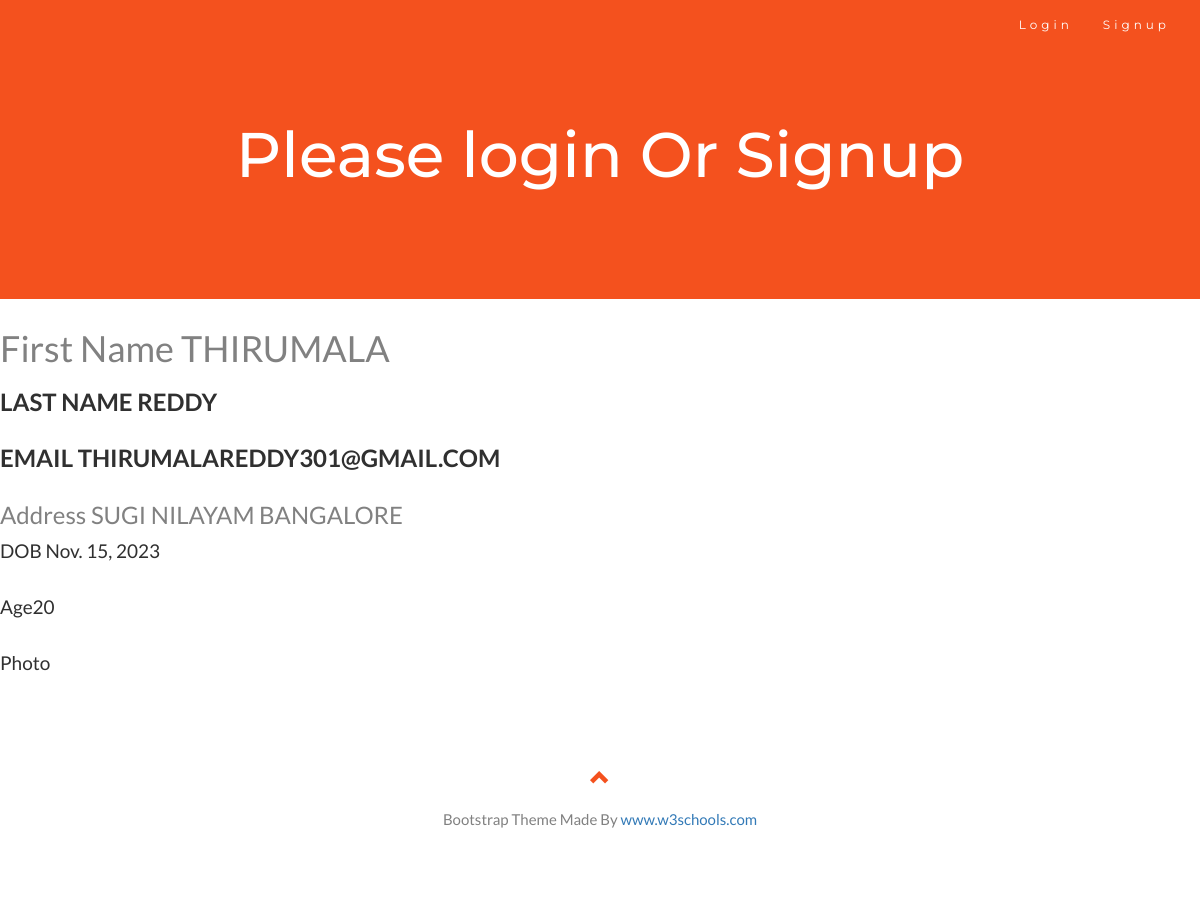
Page /detail/1/ on the committed database.
### app/models.py (models this page shows, shortened)
class Employee(models.Model):
    first_name = models.CharField(max_length=100)
    second_name = models.CharField(max_length=100,blank=True,null=True)
    email = models.EmailField()
    address = models.TextField()
    dob = models.DateField(blank=True,null=True)
    age = models.IntegerField()
    photo = models.FileField(blank=True,null=True)

### app/views.py (the view)
# urls.py: path('detail/<int:id>/', detailed_employee, name="detail"),
def detailed_employee(requests,id):
    data = Employee.objects.get(id=id) # we can get specific data of object
    return render(requests,"detailed_employee.html",context={"data":data})

### template/detailed_employee.html
{% extends 'index.html' %}
{% block content %}
          <h1>First Name {{data.first_name | upper}}</h1>
          <h2>Last Name {{data.second_name}}</h2>
          <h2>EMail {{data.email | lower}} </h2>
          <h3>Address {{data.address | upper}}</h3>
          <h4>DOB {{data.dob | date}}</h4>
          <h4>Age{{data.age}}</h4>
          <h4>Photo {{data.photo}}</h4>
{% endblock %}

### template/index.html (style rules this page uses)
body { font: 400 15px Lato, sans-serif; line-height: 1.8; color: #818181; }
h2 { font-size: 24px; text-transform: uppercase; color: #303030; font-weight: 600; margin-bottom: 30px; }
h4 { font-size: 19px; line-height: 1.375em; color: #303030; font-weight: 400; margin-bottom: 30px; }

### rows in the picture
Employee: first_name "THIRUMALA", second_name "REDDY", email "THIRUMALAREDDY301@GMAIL.COM", address "SUGI NILAYAM BANGALORE", dob "Nov. 15, 2023", age "20"
